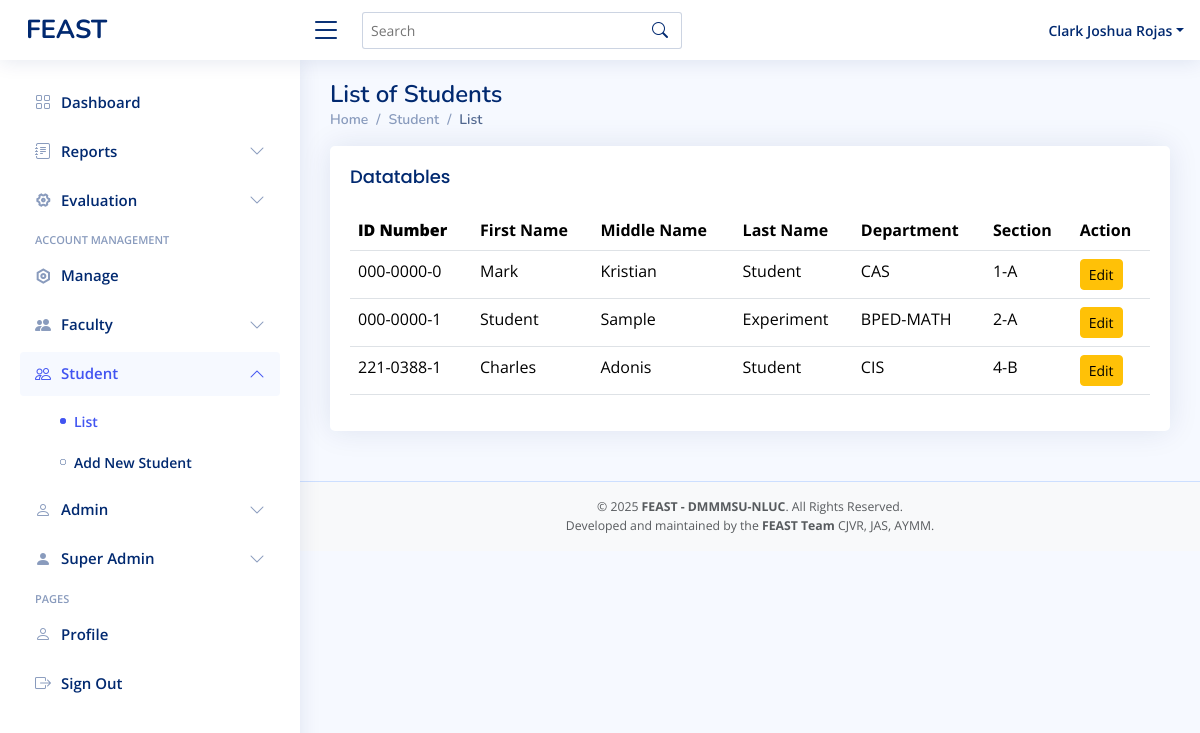
Before: /superadmin-studentlist.php (signed in) with the older database file.
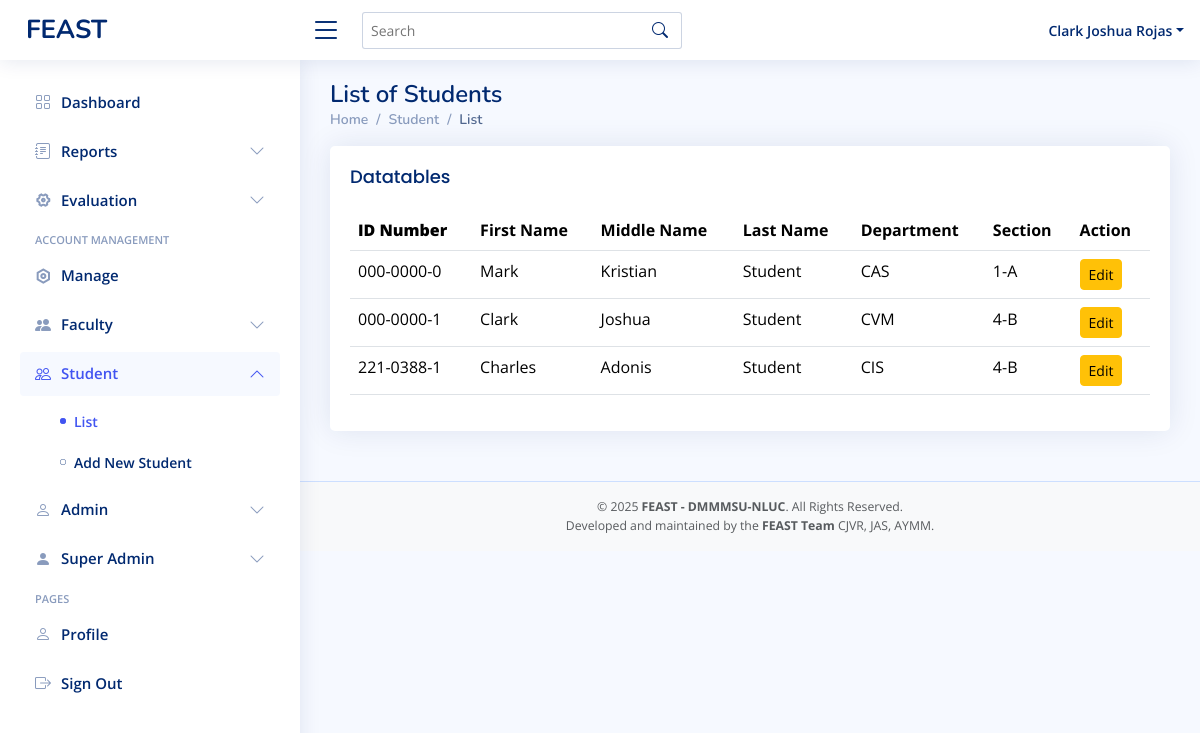
After: the same page with the newer database file.
### tables this page shows
CREATE TABLE `student` (
  `idnumber` varchar(11) NOT NULL,
  `first_name` varchar(50) NOT NULL,
  `mid_name` varchar(50) NOT NULL,
  `last_name` varchar(50) NOT NULL,
  `password` varchar(50) NOT NULL,
  `department` varchar(11) NOT NULL,
  `section` varchar(11) NOT NULL,
  `role` varchar(50) NOT NULL DEFAULT 'student'
);

### superadmin-studentlist.php (the view, shortened to what the changed rows need)
<?php
include 'conn/conn.php';
$query = "SELECT * FROM student  WHERE role = 'student'";
$result = mysqli_query($conn, $query);
?>
<!DOCTYPE html>
<html lang="en">
<head>
  <?php include 'header.php' ?>
</head>
<body>
  <main id="main" class="main">
    <div class="pagetitle">
      <h1>List of Students</h1>
    </div>
    <section class="section">
      <div class="row">
        <div class="col-lg-12">
          <div class="card ">
            <div class="card-body table-responsive">
              <table class="table datatable">
                <thead>
                  <tr>
                    <th>
                      <b>ID Number</b>
                    </th>
                    <th>First Name</th>
                    <th>Middle Name</th>
                    <th>Last Name</th>
                    <th>Department</th>
                    <th>Section</th>
                    <th>Action</th>
                  </tr>
                </thead>
                <tbody>
                  <tr>
                    <?php
                    while ($row = mysqli_fetch_assoc($result)) {
                    ?>
                      <td><?php echo $row['idnumber']; ?></td>
                      <td class="text-capitalize"><?php echo $row['first_name']; ?></td>
                      <td class="text-capitalize"><?php echo $row['mid_name']; ?></td>
                      <td class="text-capitalize"><?php echo $row['last_name']; ?></td>
                      <td class="text-uppercase"><?php echo $row['department']; ?></td>
                      <td class="text-uppercase"><?php echo $row['section']; ?></td>
                      <td>
                        <a href="superadmin-editstudent.php?id=<?php echo $row['idnumber']; ?>" class="btn btn-warning btn-sm">Edit</a>
                  </tr>
                <?php
                    }
                ?>
                </tbody>
              </table>
            </div>
          </div>
        </div>
      </div>
    </section>
  </main>
</body>
</html>

Changed rows visible on the page:
changed student "000-0000-1": first_name "Student" → "Clark"; mid_name "Sample" → "Joshua"; last_name "Experiment" → "Student"; department "BPED-MATH" → "CVM"; section "2-A" → "4-B"
